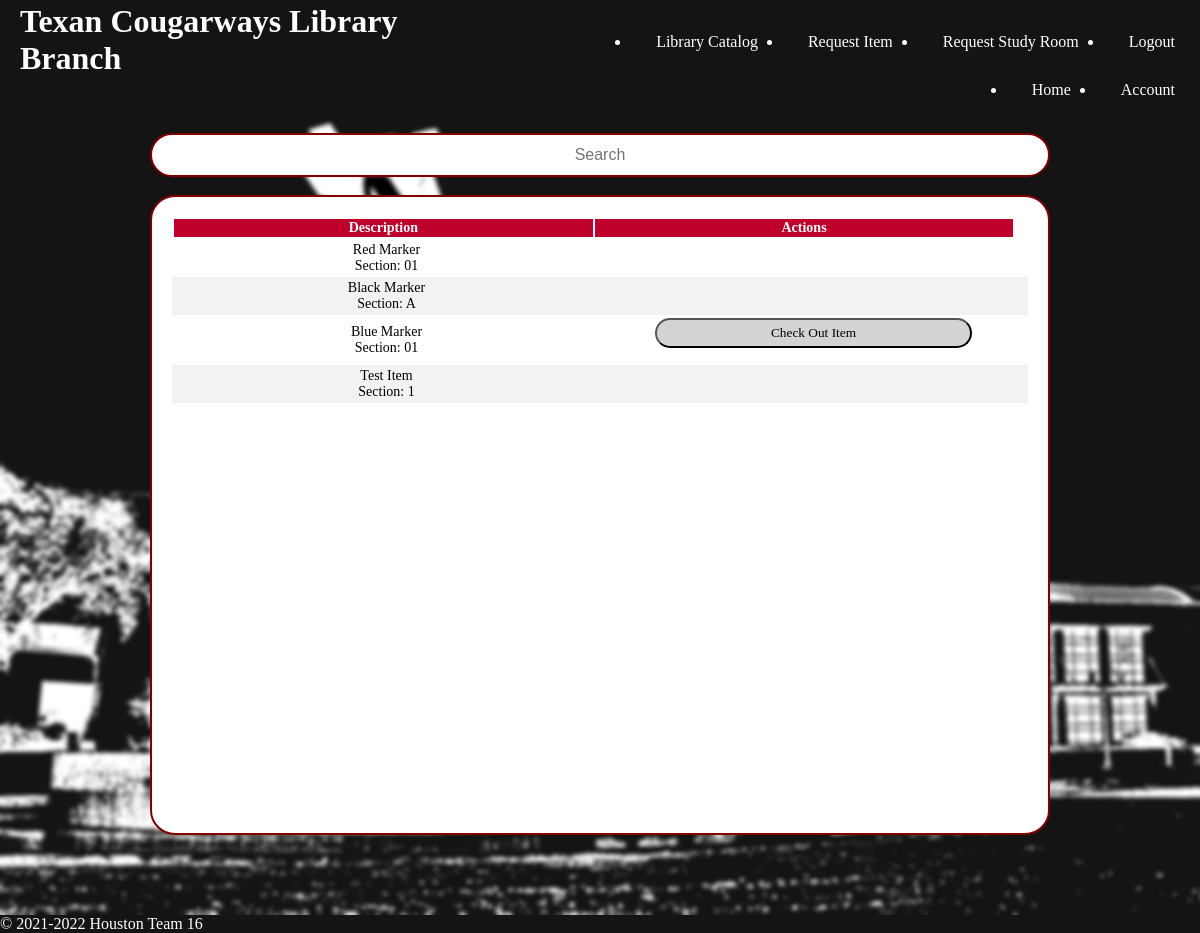
The page /pages/itemPage/requestItemUser.php (signed in) on the database as committed earlier.
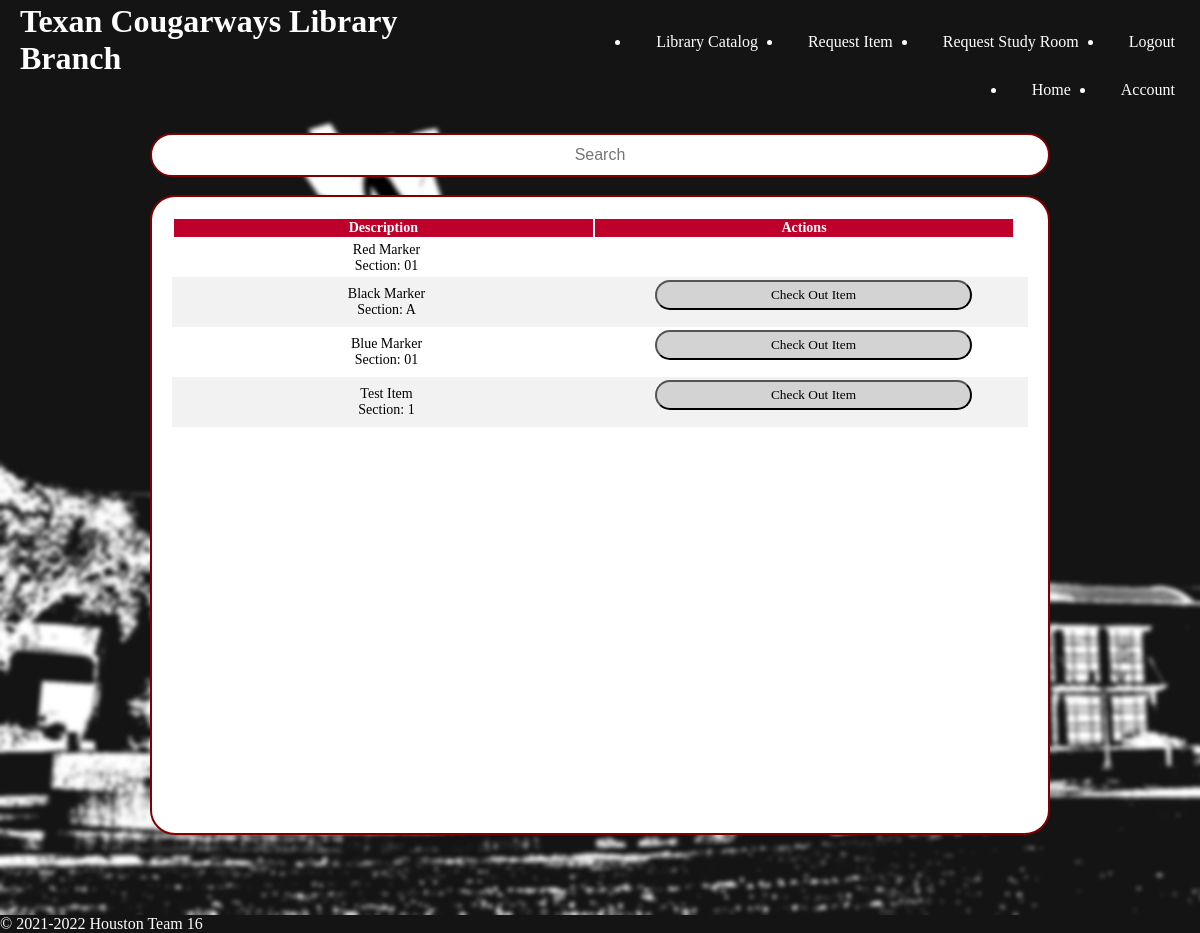
The same page on the database as committed later.
### tables this page shows
CREATE TABLE `item` (
  `itemID` smallint UNSIGNED NOT NULL,
  `itemName` varchar(100) NOT NULL,
  `itemSection` varchar(5) NOT NULL,
  `userID` mediumint UNSIGNED NOT NULL,
  `checkOutDate` date NOT NULL,
  `returnDate` date NOT NULL
);

### pages/itemPage/requestItemUser.php (the view, shortened to what this page needs)
<?php
    require_once('../../dbConn/dbConn2.php');
?>
	<html style="width: 100vw;">
		<head>
			<link rel="stylesheet" href="../../styling/requestItem.css">
		</head>
		<body>
			<header>
				<h1> Texan Cougarways Library Branch </h1>
				<nav id = "navbar">
					<?php
                        require "../userHeader.php";
                    ?>
				</nav>
			</header>
			<main>
				<br>
                <div>
                    <input type = "text" id = "myInput" onkeyup = "searchFunction()" placeHolder = "Search">
                </div>
                <br>
                <div class="displaysearch">
                    <table id="searchtable" class="searchtable" style="color:black; text-align: center;" >
                        <thead>
                            <tr>
                                <th>Description</th>
                                <th>Actions</th>
                            </tr>
                        </thead>
                        <tbody>
                            <?php
                                $sql = "SELECT itemID, itemName, itemSection, userID FROM item";
                                $result = mysqli_query($connection, $sql);
                                if(mysqli_num_rows($result) > 0)
                                {
                                    while($row = mysqli_fetch_assoc($result))
                                    {
                                        echo "<tr>";
                                        echo "<td>" . $row['itemName'] . "<br>" . "Section: " . $row['itemSection'] . "<br>" . "</td>";
                                        echo "<td style='text-align: center'>";
                                        if($row['userID'] == 0)
                                        {
                                            echo "<form action='checkOutItem.php' method = 'POST'>
                                        <input type='hidden' name='itemID' value=\"";echo $row['itemID']; echo"\">
                                        <input type=submit value='Check Out Item' style='margin: 0 auto; width: 75%; background-color:lightgrey;                                                    border-radius: 25px; border: 2px solid medium; padding: 5px; font-family: Geneva;'> </form>";
                                        }
                                        echo "</td>";
                                        echo "</tr>";
                                    }
                                }
                            ?>
                        </tbody>
                      </table>
                </div>
			</main>
			<footer>
				<p id = "copyrightinfo"> © 2021-2022 Houston Team 16 </p>
			</footer>
		</body>
	</html>

Rows that differ between the two databases and show on the page:
changed item "Black Marker": userID 2 → 0 (drawn); value (not shown) → "Check Out Item"
changed item "Test Item": userID 3 → 0 (drawn); value (not shown) → "Check Out Item"
